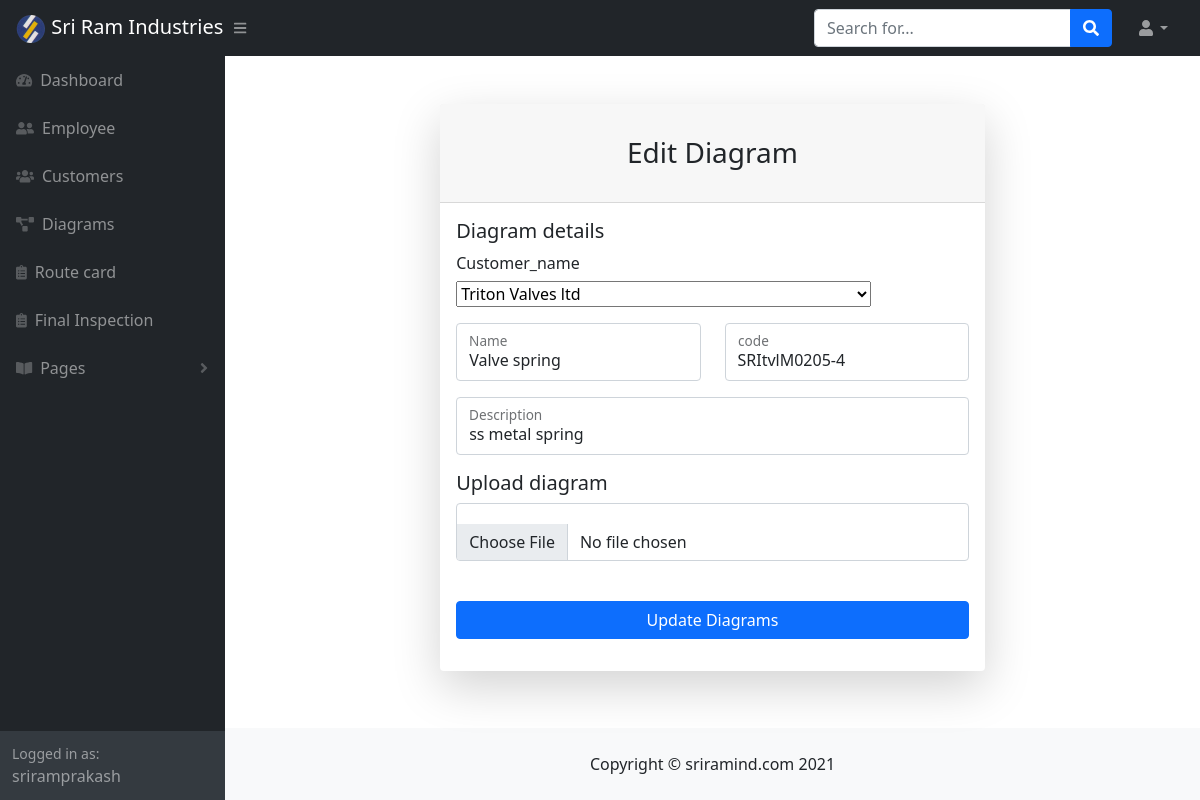
/edit_diagrams.php?id=1 (signed in), run on the app's committed database.
### tables this page shows
CREATE TABLE `mst_customers` (
  `id` int(11) NOT NULL,
  `comp_name` varchar(200) NOT NULL,
  `comp_contact_no` varchar(15) NOT NULL,
  `comp_email_address` varchar(200) NOT NULL,
  `comp_web_link` varchar(150) NOT NULL,
  `comp_address_1` varchar(500) NOT NULL,
  `comp_shipaddress_1` varchar(1000) NOT NULL,
  `comp_gstin` varchar(100) NOT NULL,
  `cont_person_name` varchar(150) NOT NULL,
  `cont_person_mobile_no` varchar(15) NOT NULL,
  `cont_person_email_address` varchar(100) NOT NULL,
  `created_at` datetime NOT NULL DEFAULT current_timestamp(),
  `updated_at` datetime NOT NULL DEFAULT current_timestamp(),
  `is_active` tinyint(1) NOT NULL,
  `is_removed` tinyint(1) NOT NULL
);

CREATE TABLE `mst_diagram` (
  `id` int(11) NOT NULL,
  `customer_id` int(100) NOT NULL,
  `comp_name` varchar(100) NOT NULL,
  `dia_name` varchar(100) NOT NULL,
  `dia_code` varchar(50) NOT NULL,
  `dia_description` varchar(100) NOT NULL,
  `dia_image` varchar(150) NOT NULL,
  `created_at` datetime NOT NULL DEFAULT current_timestamp(),
  `updated_at` datetime NOT NULL DEFAULT current_timestamp(),
  `is_active` tinyint(1) NOT NULL,
  `is_removed` tinyint(1) NOT NULL
);

### edit_diagrams.php (the view, shortened to what this page needs)
<?php
include('./db_connection.php');
          $diag_view_query= 'select a.*,b.comp_name from mst_diagram a inner join mst_customers b on b.id=a.customer_id where a.id='.$_GET['id'];
         $eqry=mysqli_query($con,$diag_view_query);
         $data=mysqli_fetch_array($eqry);
include('./header.php');
 ?>
<!DOCTYPE html>
                <main>
                    <div class="container">
                        <div class="row justify-content-center">
                            <div class="col-lg-7">
                                <div class="card shadow-lg border-0 rounded-lg mt-5">
                                    <div class="card-header"><h3 class="text-center font-weight-light my-4">Edit Diagram</h3></div>
                                    <div class="card-body">
                                        <form method="POST" action="edit_diagrams.php" enctype="multipart/form-data">
                                            <h5>Diagram  details</h5>
                                            <div class="row mb-3">
                                                <div class="col-md-6">
                                                    <label for="emp_bloodgroup"><h6>Customer_name </h6></label>
                                                    <div class="form-floating mb-3 mb-md-0">
                                                    <select name="customer_id" >
                                                        <?php
                                                            $dest_query = mysqli_query($con,"select * from mst_customers where is_active=true and is_removed=false");
                                                            while($row=mysqli_fetch_array($dest_query)){
                                                                if($row['id']===$data['customer_id'])
                                                                echo '<option value="'.$row['id'].'" selected>'.$row['comp_name'].'</option>';
                                                                else
                                                                echo '<option value="'.$row['id'].'" >'.$row['comp_name'].'</option>';
                                                            }
                                                        ?>
                                                    </select>
                                                    </div>
                                                </div>
                                            </div>
                                            <div class="row mb-3">
                                                <div class="col-md-6">
                                                    <div class="form-floating mb-3 mb-md-0">
                                                        <input class="form-control"  type="text" name="dia_name" value="<?php echo $data['dia_name']; ?>" placeholder="Enter your first name" />
                                                        <label for="inputFirstName"> Name</label>
                                                    </div>
                                                </div>
                                                <div class="col-md-6">
                                                    <div class="form-floating">
                                                        <input class="form-control"  type="text" name="dia_code"  value="<?php echo $data['dia_code']; ?>"placeholder="Enter diagram code" />
                                                        <label for="inputLastName"> code</label>
                                                    </div>
                                                </div>
                                            </div>
                                            <div class="form-floating mb-3">
                                                <input class="form-control"  type="text"  name="dia_description" value="<?php echo $data['dia_description']; ?>" placeholder="enter description" />
                                                <label for="inputEmail">Description</label>
                                            </div>
                                            <div class="form-floating mb-3">
                                            <h5>Upload diagram </h5>
                                            <input class="form-control"  type="file" id="dia_image"  name="dia_image"  />
                                            </div>
                                            <div class="row mb-3">
                                              <div class="mt-4 mb-0">
                                                 <div class="d-grid " >
                                                 <input type="submit" id="btn" class="btn btn-md btn-primary"  value="Update Diagrams"  name="update" />
                                                </div>
                                            </div>
                                        </form>
                                    </div>
                                </div>
                            </div>
                        </div>
                    </div>
                </main>
<?php include('./footer.php'); ?>

### data on the page
mst_customers: dia_name "Valve spring", dia_code "SRItvlM0205-4", dia_description "ss metal spring"

### other printed values
$_SESSION['username'] "sriramprakash"
form field customer_id "Triton Valves ltd"
